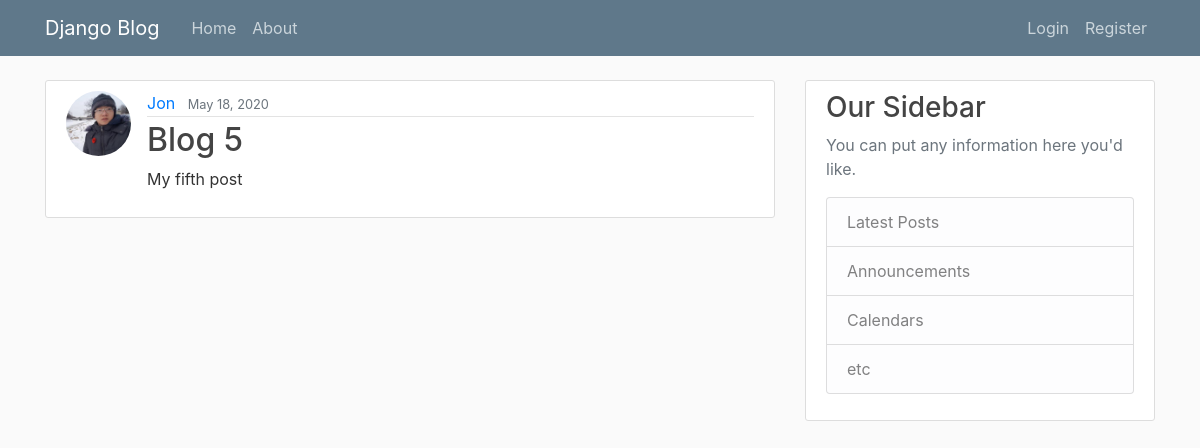
The page /post/6/ on the database as committed earlier.
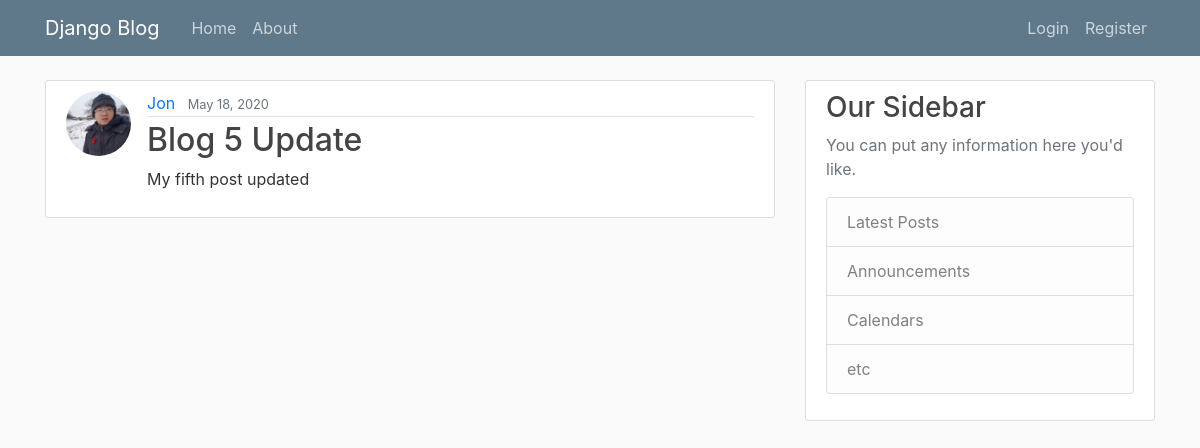
The same page on the database as committed later.
### blog/models.py (models this page shows, shortened)
class Post(models.Model):
  title = models.CharField(max_length=100)
  content = models.TextField()
  date_posted = models.DateTimeField(default=timezone.now)
  author = models.ForeignKey(User, on_delete=models.CASCADE)

### users/models.py (models this page shows, shortened)
class Profile(models.Model):
  user = models.OneToOneField(User, on_delete=models.CASCADE)
  image = models.ImageField(default='default.jpg', upload_to='profile_pics')

### blog/views.py (the view)
# urls.py: path('post/<int:pk>/', PostDetailView.as_view(), name='post-detail'),
class PostDetailView(DetailView):
  model = Post

### blog/templates/blog/post_detail.html
{% extends "blog/base.html"%}
{% block content%}
  <article class="media content-section">
    <img class="rounded-circle article-img" src="{{ object.author.profile.image.url }}" alt="">
    <div class="media-body">
      <div class="article-metadata">
        <a class="mr-2" href="#">{{ object.author }}</a>
        <small class="text-muted">{{ object.date_posted|date:"F d, Y" }}</small>
      </div>
      <h2 class="article-title" href="#">{{ object.title }}</h2>
      <p class="article-content">{{ object.content }}</p>
    </div>
  </article>
{% endblock content%}

### blog/templates/blog/base.html (shortened to what this page needs)
{% load static %}
<!doctype html>
<html lang="en">
<head>
  <link rel="stylesheet" href="https://maxcdn.bootstrapcdn.com/bootstrap/4.0.0/css/bootstrap.min.css"
>
  <link rel="stylesheet" href="{% static 'blog/main.css'%}" type="text/css">
</head>
<body>
  <header class="site-header">
    <nav class="navbar navbar-expand-md navbar-dark bg-steel fixed-top">
      <div class="container">
        <a class="navbar-brand mr-4" href="/">Django Blog</a>
        <div class="collapse navbar-collapse" id="navbarToggle">
          <div class="navbar-nav mr-auto">
            <a class="nav-item nav-link" href="{% url 'blog-home' %}">Home</a>
            <a class="nav-item nav-link" href="{% url 'blog-about' %}">About</a>
          </div>
          <div class="navbar-nav">
            {% if user.is_authenticated %}
            <a class="nav-item nav-link" href="{% url 'profile' %}">Profile</a>
            <a class="nav-item nav-link" href="{% url 'logout' %}">Logout</a>
            {% else %}
            <a class="nav-item nav-link" href="{% url 'login' %}">Login</a>
            <a class="nav-item nav-link" href="{% url 'register' %}">Register</a>
            {% endif%}
          </div>
        </div>
      </div>
    </nav>
  </header>
  <main role="main" class="container">
    <div class="row">
      <div class="col-md-8">
        {% block content %}{% endblock %}
      </div>
      <div class="col-md-4">
        <div class="content-section">
          <h3>Our Sidebar</h3>
          <p class='text-muted'>You can put any information here you'd like.
          <ul class="list-group">
            <li class="list-group-item list-group-item-light">Latest Posts</li>
            <li class="list-group-item list-group-item-light">Announcements</li>
            <li class="list-group-item list-group-item-light">Calendars</li>
            <li class="list-group-item list-group-item-light">etc</li>
          </ul>
          </p>
        </div>
      </div>
    </div>
  </main>
</body>
</html>

### blog/static/blog/main.css (style rules this page uses)
body { background: #fafafa; color: #333333; margin-top: 5rem; }
h1, h2, h3, h4, h5, h6 { color: #444444; }
ul { margin: 0; }
.bg-steel { background-color: #5f788a; }
.site-header .navbar-nav .nav-link { color: #cbd5db; }
.content-section { background: #ffffff; padding: 10px 20px; border: 1px solid #dddddd; border-radius: 3px; margin-bottom: 20px; }
.article-title { color: #444444; }
.article-content { white-space: pre-line; }
.article-img { height: 65px; width: 65px; margin-right: 16px; }
.article-metadata { padding-bottom: 1px; margin-bottom: 4px; border-bottom: 1px solid #e3e3e3 }

Rows that differ between the two databases and show on the page:
changed Post "Jon": title "Blog 5" → "Blog 5 Update"; content "My fifth post" → "My fifth post updated"
